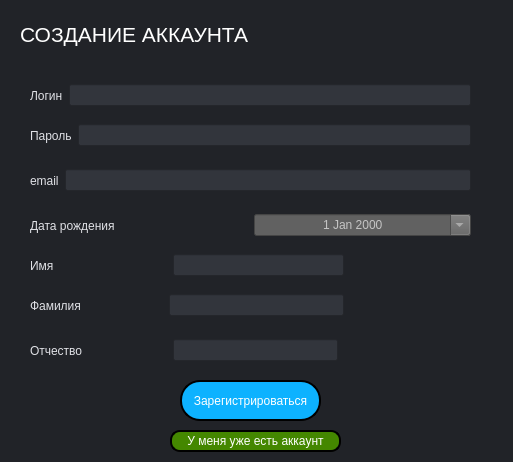
<?xml version="1.0" encoding="UTF-8"?>
<ui version="4.0">
 <class>Widget</class>
 <widget class="QWidget" name="Widget">
  <property name="geometry">
   <rect>
    <x>0</x>
    <y>0</y>
    <width>513</width>
    <height>462</height>
   </rect>
  </property>
  <property name="windowTitle">
   <string>Widget</string>
  </property>
  <property name="styleSheet">
   <string notr="true">background-color: rgb(33, 35, 40);</string>
  </property>
  <widget class="QLabel" name="label">
   <property name="geometry">
    <rect>
     <x>20</x>
     <y>20</y>
     <width>231</width>
     <height>28</height>
    </rect>
   </property>
   <property name="font">
    <font>
     <pointsize>16</pointsize>
    </font>
   </property>
   <property name="layoutDirection">
    <enum>Qt::LayoutDirection::LeftToRight</enum>
   </property>
   <property name="styleSheet">
    <string notr="true">color: rgb(255, 255, 255);</string>
   </property>
   <property name="text">
    <string>СОЗДАНИЕ АККАУНТА</string>
   </property>
   <property name="alignment">
    <set>Qt::AlignmentFlag::AlignLeading|Qt::AlignmentFlag::AlignLeft|Qt::AlignmentFlag::AlignVCenter</set>
   </property>
  </widget>
  <widget class="QPushButton" name="pushButton_reg">
   <property name="geometry">
    <rect>
     <x>180</x>
     <y>380</y>
     <width>141</width>
     <height>41</height>
    </rect>
   </property>
   <property name="palette">
    <palette>
     <active>
      <colorrole role="WindowText">
       <brush brushstyle="SolidPattern">
        <color alpha="255">
         <red>0</red>
         <green>0</green>
         <blue>0</blue>
        </color>
       </brush>
      </colorrole>
      <colorrole role="Button">
       <brush brushstyle="SolidPattern">
        <color alpha="255">
         <red>13</red>
         <green>178</green>
         <blue>255</blue>
        </color>
       </brush>
      </colorrole>
      <colorrole role="Text">
       <brush brushstyle="SolidPattern">
        <color alpha="255">
         <red>255</red>
         <green>255</green>
         <blue>255</blue>
        </color>
       </brush>
      </colorrole>
      <colorrole role="ButtonText">
       <brush brushstyle="SolidPattern">
        <color alpha="255">
         <red>0</red>
         <green>0</green>
         <blue>0</blue>
        </color>
       </brush>
      </colorrole>
      <colorrole role="Base">
       <brush brushstyle="SolidPattern">
        <color alpha="255">
         <red>13</red>
         <green>178</green>
         <blue>255</blue>
        </color>
       </brush>
      </colorrole>
      <colorrole role="Window">
       <brush brushstyle="SolidPattern">
        <color alpha="255">
         <red>13</red>
         <green>178</green>
         <blue>255</blue>
        </color>
       </brush>
      </colorrole>
      <colorrole role="PlaceholderText">
       <brush brushstyle="SolidPattern">
        <color alpha="128">
         <red>255</red>
         <green>255</green>
         <blue>255</blue>
        </color>
       </brush>
      </colorrole>
     </active>
     <inactive>
      <colorrole role="WindowText">
       <brush brushstyle="SolidPattern">
        <color alpha="255">
         <red>0</red>
         <green>0</green>
         <blue>0</blue>
        </color>
       </brush>
      </colorrole>
      <colorrole role="Button">
       <brush brushstyle="SolidPattern">
        <color alpha="255">
         <red>13</red>
         <green>178</green>
         <blue>255</blue>
        </color>
       </brush>
      </colorrole>
      <colorrole role="Text">
       <brush brushstyle="SolidPattern">
        <color alpha="255">
         <red>255</red>
         <green>255</green>
         <blue>255</blue>
        </color>
       </brush>
      </colorrole>
      <colorrole role="ButtonText">
       <brush brushstyle="SolidPattern">
        <color alpha="255">
         <red>0</red>
         <green>0</green>
         <blue>0</blue>
        </color>
       </brush>
      </colorrole>
      <colorrole role="Base">
       <brush brushstyle="SolidPattern">
        <color alpha="255">
         <red>13</red>
         <green>178</green>
         <blue>255</blue>
        </color>
       </brush>
      </colorrole>
      <colorrole role="Window">
       <brush brushstyle="SolidPattern">
        <color alpha="255">
         <red>13</red>
         <green>178</green>
         <blue>255</blue>
        </color>
       </brush>
      </colorrole>
      <colorrole role="PlaceholderText">
       <brush brushstyle="SolidPattern">
        <color alpha="128">
         <red>255</red>
         <green>255</green>
         <blue>255</blue>
        </color>
       </brush>
      </colorrole>
     </inactive>
     <disabled>
      <colorrole role="WindowText">
       <brush brushstyle="SolidPattern">
        <color alpha="255">
         <red>255</red>
         <green>255</green>
         <blue>255</blue>
        </color>
       </brush>
      </colorrole>
      <colorrole role="Button">
       <brush brushstyle="SolidPattern">
        <color alpha="255">
         <red>13</red>
         <green>178</green>
         <blue>255</blue>
        </color>
       </brush>
      </colorrole>
      <colorrole role="Text">
       <brush brushstyle="SolidPattern">
        <color alpha="255">
         <red>255</red>
         <green>255</green>
         <blue>255</blue>
        </color>
       </brush>
      </colorrole>
      <colorrole role="ButtonText">
       <brush brushstyle="SolidPattern">
        <color alpha="255">
         <red>255</red>
         <green>255</green>
         <blue>255</blue>
        </color>
       </brush>
      </colorrole>
      <colorrole role="Base">
       <brush brushstyle="SolidPattern">
        <color alpha="255">
         <red>13</red>
         <green>178</green>
         <blue>255</blue>
        </color>
       </brush>
      </colorrole>
      <colorrole role="Window">
       <brush brushstyle="SolidPattern">
        <color alpha="255">
         <red>13</red>
         <green>178</green>
         <blue>255</blue>
        </color>
       </brush>
      </colorrole>
      <colorrole role="PlaceholderText">
       <brush brushstyle="SolidPattern">
        <color alpha="128">
         <red>255</red>
         <green>255</green>
         <blue>255</blue>
        </color>
       </brush>
      </colorrole>
     </disabled>
    </palette>
   </property>
   <property name="styleSheet">
    <string notr="true">border-radius: 20px;
color: rgb(255, 255, 255);
background-color: rgb(13, 178, 255);
border: 2px solid rgb(0,0,0);</string>
   </property>
   <property name="text">
    <string>Зарегистрироваться</string>
   </property>
  </widget>
  <widget class="QToolButton" name="toolButton_auth">
   <property name="geometry">
    <rect>
     <x>170</x>
     <y>430</y>
     <width>171</width>
     <height>22</height>
    </rect>
   </property>
   <property name="sizePolicy">
    <sizepolicy hsizetype="Minimum" vsizetype="Fixed">
     <horstretch>0</horstretch>
     <verstretch>0</verstretch>
    </sizepolicy>
   </property>
   <property name="styleSheet">
    <string notr="true">border-radius: 10px;
background-color: rgb(68, 135, 0);
color: white;
selection-color: rgb(85, 255, 0);
border: 2px solid rgb(0, 0, 0);</string>
   </property>
   <property name="text">
    <string>У меня уже есть аккаунт</string>
   </property>
  </widget>
  <widget class="QWidget" name="horizontalLayoutWidget">
   <property name="geometry">
    <rect>
     <x>30</x>
     <y>80</y>
     <width>441</width>
     <height>31</height>
    </rect>
   </property>
   <layout class="QHBoxLayout" name="horizontalLayout_2">
    <item>
     <widget class="QLabel" name="label_login">
      <property name="layoutDirection">
       <enum>Qt::LayoutDirection::LeftToRight</enum>
      </property>
      <property name="styleSheet">
       <string notr="true">color: rgb(224, 225, 230);</string>
      </property>
      <property name="frameShape">
       <enum>QFrame::Shape::Box</enum>
      </property>
      <property name="frameShadow">
       <enum>QFrame::Shadow::Plain</enum>
      </property>
      <property name="lineWidth">
       <number>0</number>
      </property>
      <property name="midLineWidth">
       <number>0</number>
      </property>
      <property name="text">
       <string>Логин</string>
      </property>
      <property name="alignment">
       <set>Qt::AlignmentFlag::AlignLeading|Qt::AlignmentFlag::AlignLeft|Qt::AlignmentFlag::AlignVCenter</set>
      </property>
     </widget>
    </item>
    <item>
     <widget class="QLineEdit" name="lineEdit_login">
      <property name="minimumSize">
       <size>
        <width>0</width>
        <height>0</height>
       </size>
      </property>
      <property name="styleSheet">
       <string notr="true">background-color: rgb(50, 53, 60);</string>
      </property>
     </widget>
    </item>
   </layout>
  </widget>
  <widget class="QWidget" name="horizontalLayoutWidget_2">
   <property name="geometry">
    <rect>
     <x>30</x>
     <y>120</y>
     <width>441</width>
     <height>31</height>
    </rect>
   </property>
   <layout class="QHBoxLayout" name="horizontalLayout_3">
    <item>
     <widget class="QLabel" name="label_password">
      <property name="styleSheet">
       <string notr="true">color: rgb(224, 225, 230);</string>
      </property>
      <property name="text">
       <string>Пароль</string>
      </property>
      <property name="alignment">
       <set>Qt::AlignmentFlag::AlignLeading|Qt::AlignmentFlag::AlignLeft|Qt::AlignmentFlag::AlignVCenter</set>
      </property>
     </widget>
    </item>
    <item>
     <widget class="QLineEdit" name="lineEdit_password">
      <property name="styleSheet">
       <string notr="true">background-color: rgb(50, 53, 60);</string>
      </property>
      <property name="echoMode">
       <enum>QLineEdit::EchoMode::Password</enum>
      </property>
     </widget>
    </item>
   </layout>
  </widget>
  <widget class="QWidget" name="horizontalLayoutWidget_3">
   <property name="geometry">
    <rect>
     <x>30</x>
     <y>160</y>
     <width>441</width>
     <height>41</height>
    </rect>
   </property>
   <layout class="QHBoxLayout" name="horizontalLayout_4">
    <item>
     <widget class="QLabel" name="label_email">
      <property name="styleSheet">
       <string notr="true">color: rgb(224, 225, 230);</string>
      </property>
      <property name="text">
       <string>email</string>
      </property>
      <property name="alignment">
       <set>Qt::AlignmentFlag::AlignLeading|Qt::AlignmentFlag::AlignLeft|Qt::AlignmentFlag::AlignVCenter</set>
      </property>
     </widget>
    </item>
    <item>
     <widget class="QLineEdit" name="lineEdit_email">
      <property name="styleSheet">
       <string notr="true">background-color: rgb(50, 53, 60);</string>
      </property>
     </widget>
    </item>
   </layout>
  </widget>
  <widget class="QWidget" name="horizontalLayoutWidget_4">
   <property name="geometry">
    <rect>
     <x>30</x>
     <y>210</y>
     <width>441</width>
     <height>31</height>
    </rect>
   </property>
   <layout class="QHBoxLayout" name="horizontalLayout_5">
    <item>
     <widget class="QLabel" name="label_email_2">
      <property name="styleSheet">
       <string notr="true">color: rgb(224, 225, 230);</string>
      </property>
      <property name="text">
       <string>Дата рождения</string>
      </property>
      <property name="alignment">
       <set>Qt::AlignmentFlag::AlignLeading|Qt::AlignmentFlag::AlignLeft|Qt::AlignmentFlag::AlignVCenter</set>
      </property>
     </widget>
    </item>
    <item>
     <widget class="QDateEdit" name="dateEdit_birthday">
      <property name="sizePolicy">
       <sizepolicy hsizetype="Minimum" vsizetype="Maximum">
        <horstretch>0</horstretch>
        <verstretch>0</verstretch>
       </sizepolicy>
      </property>
      <property name="layoutDirection">
       <enum>Qt::LayoutDirection::LeftToRight</enum>
      </property>
      <property name="styleSheet">
       <string notr="true">background-color: rgb(97, 97, 97);
color: rgb(197, 197, 197)</string>
      </property>
      <property name="alignment">
       <set>Qt::AlignmentFlag::AlignCenter</set>
      </property>
      <property name="buttonSymbols">
       <enum>QAbstractSpinBox::ButtonSymbols::UpDownArrows</enum>
      </property>
      <property name="dateTime">
       <datetime>
        <hour>3</hour>
        <minute>0</minute>
        <second>0</second>
        <year>2000</year>
        <month>1</month>
        <day>1</day>
       </datetime>
      </property>
      <property name="calendarPopup">
       <bool>true</bool>
      </property>
      <property name="currentSectionIndex">
       <number>0</number>
      </property>
      <property name="date">
       <date>
        <year>2000</year>
        <month>1</month>
        <day>1</day>
       </date>
      </property>
     </widget>
    </item>
   </layout>
  </widget>
  <widget class="QWidget" name="horizontalLayoutWidget_5">
   <property name="geometry">
    <rect>
     <x>30</x>
     <y>290</y>
     <width>441</width>
     <height>31</height>
    </rect>
   </property>
   <layout class="QHBoxLayout" name="horizontalLayout">
    <item>
     <widget class="QLabel" name="label__lastname">
      <property name="styleSheet">
       <string notr="true">color: rgb(224, 225, 230);</string>
      </property>
      <property name="text">
       <string>Фамилия</string>
      </property>
     </widget>
    </item>
    <item>
     <spacer name="horizontalSpacer_3">
      <property name="orientation">
       <enum>Qt::Orientation::Horizontal</enum>
      </property>
      <property name="sizeType">
       <enum>QSizePolicy::Policy::Fixed</enum>
      </property>
      <property name="sizeHint" stdset="0">
       <size>
        <width>82</width>
        <height>19</height>
       </size>
      </property>
     </spacer>
    </item>
    <item>
     <widget class="QLineEdit" name="lineEdit_lastname">
      <property name="styleSheet">
       <string notr="true">background-color: rgb(50, 53, 60);</string>
      </property>
     </widget>
    </item>
    <item>
     <spacer name="horizontalSpacer_4">
      <property name="orientation">
       <enum>Qt::Orientation::Horizontal</enum>
      </property>
      <property name="sizeType">
       <enum>QSizePolicy::Policy::Fixed</enum>
      </property>
      <property name="sizeHint" stdset="0">
       <size>
        <width>127</width>
        <height>20</height>
       </size>
      </property>
     </spacer>
    </item>
   </layout>
  </widget>
  <widget class="QWidget" name="horizontalLayoutWidget_6">
   <property name="geometry">
    <rect>
     <x>30</x>
     <y>250</y>
     <width>441</width>
     <height>31</height>
    </rect>
   </property>
   <layout class="QHBoxLayout" name="horizontalLayout_6">
    <item>
     <widget class="QLabel" name="label_name">
      <property name="styleSheet">
       <string notr="true">color: rgb(224, 225, 230);</string>
      </property>
      <property name="text">
       <string>Имя</string>
      </property>
     </widget>
    </item>
    <item>
     <spacer name="horizontalSpacer">
      <property name="orientation">
       <enum>Qt::Orientation::Horizontal</enum>
      </property>
      <property name="sizeType">
       <enum>QSizePolicy::Policy::Fixed</enum>
      </property>
      <property name="sizeHint" stdset="0">
       <size>
        <width>113</width>
        <height>19</height>
       </size>
      </property>
     </spacer>
    </item>
    <item>
     <widget class="QLineEdit" name="lineEdit_name">
      <property name="styleSheet">
       <string notr="true">background-color: rgb(50, 53, 60);</string>
      </property>
     </widget>
    </item>
    <item>
     <spacer name="horizontalSpacer_2">
      <property name="orientation">
       <enum>Qt::Orientation::Horizontal</enum>
      </property>
      <property name="sizeType">
       <enum>QSizePolicy::Policy::Fixed</enum>
      </property>
      <property name="sizeHint" stdset="0">
       <size>
        <width>127</width>
        <height>20</height>
       </size>
      </property>
     </spacer>
    </item>
   </layout>
  </widget>
  <widget class="QWidget" name="horizontalLayoutWidget_7">
   <property name="geometry">
    <rect>
     <x>30</x>
     <y>330</y>
     <width>441</width>
     <height>41</height>
    </rect>
   </property>
   <layout class="QHBoxLayout" name="horizontalLayout_7">
    <item>
     <widget class="QLabel" name="label_2">
      <property name="styleSheet">
       <string notr="true">color: rgb(224, 225, 230);</string>
      </property>
      <property name="text">
       <string>Отчество</string>
      </property>
     </widget>
    </item>
    <item>
     <spacer name="horizontalSpacer_5">
      <property name="orientation">
       <enum>Qt::Orientation::Horizontal</enum>
      </property>
      <property name="sizeType">
       <enum>QSizePolicy::Policy::Fixed</enum>
      </property>
      <property name="sizeHint" stdset="0">
       <size>
        <width>84</width>
        <height>19</height>
       </size>
      </property>
     </spacer>
    </item>
    <item>
     <widget class="QLineEdit" name="lineEdit_middlename">
      <property name="styleSheet">
       <string notr="true">background-color: rgb(50, 53, 60);</string>
      </property>
     </widget>
    </item>
    <item>
     <spacer name="horizontalSpacer_6">
      <property name="orientation">
       <enum>Qt::Orientation::Horizontal</enum>
      </property>
      <property name="sizeType">
       <enum>QSizePolicy::Policy::Fixed</enum>
      </property>
      <property name="sizeHint" stdset="0">
       <size>
        <width>133</width>
        <height>19</height>
       </size>
      </property>
     </spacer>
    </item>
   </layout>
  </widget>
 </widget>
 <resources/>
 <connections/>
</ui>
